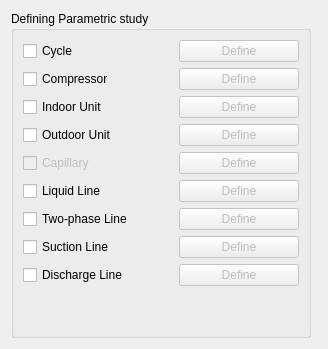
      <widget class="QWidget" name="tab_5">
       <attribute name="title">
        <string>Parametrics</string>
       </attribute>
       <layout class="QVBoxLayout" name="verticalLayout_48">
        <item>
         <layout class="QHBoxLayout" name="horizontalLayout_37">
          <item>
           <widget class="QGroupBox" name="groupBox_3">
            <property name="title">
             <string>Defining Parametric study</string>
            </property>
            <layout class="QVBoxLayout" name="verticalLayout_39">
             <item>
              <layout class="QHBoxLayout" name="horizontalLayout_42">
               <item>
                <widget class="QCheckBox" name="Parametric_cycle">
                 <property name="text">
                  <string>Cycle</string>
                 </property>
                </widget>
               </item>
               <item>
                <spacer name="horizontalSpacer_42">
                 <property name="orientation">
                  <enum>Qt::Horizontal</enum>
                 </property>
                 <property name="sizeType">
                  <enum>QSizePolicy::Minimum</enum>
                 </property>
                 <property name="sizeHint" stdset="0">
                  <size>
                   <width>40</width>
                   <height>20</height>
                  </size>
                 </property>
                </spacer>
               </item>
               <item>
                <widget class="QPushButton" name="Parametric_cycle_button">
                 <property name="enabled">
                  <bool>false</bool>
                 </property>
                 <property name="sizePolicy">
                  <sizepolicy hsizetype="Minimum" vsizetype="Fixed">
                   <horstretch>0</horstretch>
                   <verstretch>0</verstretch>
                  </sizepolicy>
                 </property>
                 <property name="minimumSize">
                  <size>
                   <width>120</width>
                   <height>0</height>
                  </size>
                 </property>
                 <property name="maximumSize">
                  <size>
                   <width>16777215</width>
                   <height>16777215</height>
                  </size>
                 </property>
                 <property name="text">
                  <string>Define</string>
                 </property>
                </widget>
               </item>
              </layout>
             </item>
             <item>
              <layout class="QHBoxLayout" name="horizontalLayout_25">
               <item>
                <widget class="QCheckBox" name="Parametric_compressor">
                 <property name="text">
                  <string>Compressor</string>
                 </property>
                </widget>
               </item>
               <item>
                <spacer name="horizontalSpacer_34">
                 <property name="orientation">
                  <enum>Qt::Horizontal</enum>
                 </property>
                 <property name="sizeType">
                  <enum>QSizePolicy::Minimum</enum>
                 </property>
                 <property name="sizeHint" stdset="0">
                  <size>
                   <width>40</width>
                   <height>20</height>
                  </size>
                 </property>
                </spacer>
               </item>
               <item>
                <widget class="QPushButton" name="Parametric_compressor_button">
                 <property name="enabled">
                  <bool>false</bool>
                 </property>
                 <property name="sizePolicy">
                  <sizepolicy hsizetype="Minimum" vsizetype="Fixed">
                   <horstretch>0</horstretch>
                   <verstretch>0</verstretch>
                  </sizepolicy>
                 </property>
                 <property name="minimumSize">
                  <size>
                   <width>120</width>
                   <height>0</height>
                  </size>
                 </property>
                 <property name="maximumSize">
                  <size>
                   <width>16777215</width>
                   <height>16777215</height>
                  </size>
                 </property>
                 <property name="text">
                  <string>Define</string>
                 </property>
                </widget>
               </item>
              </layout>
             </item>
             <item>
              <layout class="QHBoxLayout" name="horizontalLayout_26">
               <item>
                <widget class="QCheckBox" name="Parametric_evaporator">
                 <property name="text">
                  <string>Indoor Unit</string>
                 </property>
                </widget>
               </item>
               <item>
                <spacer name="horizontalSpacer_35">
                 <property name="orientation">
                  <enum>Qt::Horizontal</enum>
                 </property>
                 <property name="sizeType">
                  <enum>QSizePolicy::Minimum</enum>
                 </property>
                 <property name="sizeHint" stdset="0">
                  <size>
                   <width>40</width>
                   <height>20</height>
                  </size>
                 </property>
                </spacer>
               </item>
               <item>
                <widget class="QPushButton" name="Parametric_evaporator_button">
                 <property name="enabled">
                  <bool>false</bool>
                 </property>
                 <property name="sizePolicy">
                  <sizepolicy hsizetype="Minimum" vsizetype="Fixed">
                   <horstretch>0</horstretch>
                   <verstretch>0</verstretch>
                  </sizepolicy>
                 </property>
                 <property name="minimumSize">
                  <size>
                   <width>120</width>
                   <height>0</height>
                  </size>
                 </property>
                 <property name="maximumSize">
                  <size>
                   <width>16777215</width>
                   <height>16777215</height>
                  </size>
                 </property>
                 <property name="text">
                  <string>Define</string>
                 </property>
                </widget>
               </item>
              </layout>
             </item>
             <item>
              <layout class="QHBoxLayout" name="horizontalLayout_35">
               <item>
                <widget class="QCheckBox" name="Parametric_condenser">
                 <property name="text">
                  <string>Outdoor Unit</string>
                 </property>
                </widget>
               </item>
               <item>
                <spacer name="horizontalSpacer_36">
                 <property name="orientation">
                  <enum>Qt::Horizontal</enum>
                 </property>
                 <property name="sizeType">
                  <enum>QSizePolicy::Minimum</enum>
                 </property>
                 <property name="sizeHint" stdset="0">
                  <size>
                   <width>40</width>
                   <height>20</height>
                  </size>
                 </property>
                </spacer>
               </item>
               <item>
                <widget class="QPushButton" name="Parametric_condenser_button">
                 <property name="enabled">
                  <bool>false</bool>
                 </property>
                 <property name="sizePolicy">
                  <sizepolicy hsizetype="Minimum" vsizetype="Fixed">
                   <horstretch>0</horstretch>
                   <verstretch>0</verstretch>
                  </sizepolicy>
                 </property>
                 <property name="minimumSize">
                  <size>
                   <width>120</width>
                   <height>0</height>
                  </size>
                 </property>
                 <property name="maximumSize">
                  <size>
                   <width>16777215</width>
                   <height>16777215</height>
                  </size>
                 </property>
                 <property name="text">
                  <string>Define</string>
                 </property>
                </widget>
               </item>
              </layout>
             </item>
             <item>
              <layout class="QHBoxLayout" name="horizontalLayout_36">
               <item>
                <widget class="QCheckBox" name="Parametric_capillary">
                 <property name="enabled">
                  <bool>false</bool>
                 </property>
                 <property name="text">
                  <string>Capillary</string>
                 </property>
                </widget>
               </item>
               <item>
                <spacer name="horizontalSpacer_37">
                 <property name="orientation">
                  <enum>Qt::Horizontal</enum>
                 </property>
                 <property name="sizeType">
                  <enum>QSizePolicy::Minimum</enum>
                 </property>
                 <property name="sizeHint" stdset="0">
                  <size>
                   <width>40</width>
                   <height>20</height>
                  </size>
                 </property>
                </spacer>
               </item>
               <item>
                <widget class="QPushButton" name="Parametric_capillary_button">
                 <property name="enabled">
                  <bool>false</bool>
                 </property>
                 <property name="sizePolicy">
                  <sizepolicy hsizetype="Minimum" vsizetype="Fixed">
                   <horstretch>0</horstretch>
                   <verstretch>0</verstretch>
                  </sizepolicy>
                 </property>
                 <property name="minimumSize">
                  <size>
                   <width>120</width>
                   <height>0</height>
                  </size>
                 </property>
                 <property name="maximumSize">
                  <size>
                   <width>16777215</width>
                   <height>16777215</height>
                  </size>
                 </property>
                 <property name="text">
                  <string>Define</string>
                 </property>
                </widget>
               </item>
              </layout>
             </item>
             <item>
              <layout class="QHBoxLayout" name="horizontalLayout_41">
               <item>
                <widget class="QCheckBox" name="Parametric_liquid">
                 <property name="text">
                  <string>Liquid Line</string>
                 </property>
                </widget>
               </item>
               <item>
                <spacer name="horizontalSpacer_41">
                 <property name="orientation">
                  <enum>Qt::Horizontal</enum>
                 </property>
                 <property name="sizeType">
                  <enum>QSizePolicy::Minimum</enum>
                 </property>
                 <property name="sizeHint" stdset="0">
                  <size>
                   <width>40</width>
                   <height>20</height>
                  </size>
                 </property>
                </spacer>
               </item>
               <item>
                <widget class="QPushButton" name="Parametric_liquid_button">
                 <property name="enabled">
                  <bool>false</bool>
                 </property>
                 <property name="sizePolicy">
                  <sizepolicy hsizetype="Minimum" vsizetype="Fixed">
                   <horstretch>0</horstretch>
                   <verstretch>0</verstretch>
                  </sizepolicy>
                 </property>
                 <property name="minimumSize">
                  <size>
                   <width>120</width>
                   <height>0</height>
                  </size>
                 </property>
                 <property name="maximumSize">
                  <size>
                   <width>16777215</width>
                   <height>16777215</height>
                  </size>
                 </property>
                 <property name="text">
                  <string>Define</string>
                 </property>
                </widget>
               </item>
              </layout>
             </item>
             <item>
              <layout class="QHBoxLayout" name="horizontalLayout_40">
               <item>
                <widget class="QCheckBox" name="Parametric_2phase">
                 <property name="text">
                  <string>Two-phase Line</string>
                 </property>
                </widget>
               </item>
               <item>
                <spacer name="horizontalSpacer_40">
                 <property name="orientation">
                  <enum>Qt::Horizontal</enum>
                 </property>
                 <property name="sizeType">
                  <enum>QSizePolicy::Minimum</enum>
                 </property>
                 <property name="sizeHint" stdset="0">
                  <size>
                   <width>40</width>
                   <height>20</height>
                  </size>
                 </property>
                </spacer>
               </item>
               <item>
                <widget class="QPushButton" name="Parametric_2phase_button">
                 <property name="enabled">
                  <bool>false</bool>
                 </property>
                 <property name="sizePolicy">
                  <sizepolicy hsizetype="Minimum" vsizetype="Fixed">
                   <horstretch>0</horstretch>
                   <verstretch>0</verstretch>
                  </sizepolicy>
                 </property>
                 <property name="minimumSize">
                  <size>
                   <width>120</width>
                   <height>0</height>
                  </size>
                 </property>
                 <property name="maximumSize">
                  <size>
                   <width>16777215</width>
                   <height>16777215</height>
                  </size>
                 </property>
                 <property name="text">
                  <string>Define</string>
                 </property>
                </widget>
               </item>
              </layout>
             </item>
             <item>
              <layout class="QHBoxLayout" name="horizontalLayout_39">
               <item>
                <widget class="QCheckBox" name="Parametric_suction">
                 <property name="text">
                  <string>Suction Line</string>
                 </property>
                </widget>
               </item>
               <item>
                <spacer name="horizontalSpacer_39">
                 <property name="orientation">
                  <enum>Qt::Horizontal</enum>
                 </property>
                 <property name="sizeType">
                  <enum>QSizePolicy::Minimum</enum>
                 </property>
                 <property name="sizeHint" stdset="0">
                  <size>
                   <width>40</width>
                   <height>20</height>
                  </size>
                 </property>
                </spacer>
               </item>
               <item>
                <widget class="QPushButton" name="Parametric_suction_button">
                 <property name="enabled">
                  <bool>false</bool>
                 </property>
                 <property name="sizePolicy">
                  <sizepolicy hsizetype="Minimum" vsizetype="Fixed">
                   <horstretch>0</horstretch>
                   <verstretch>0</verstretch>
                  </sizepolicy>
                 </property>
                 <property name="minimumSize">
                  <size>
                   <width>120</width>
                   <height>0</height>
                  </size>
                 </property>
                 <property name="maximumSize">
                  <size>
                   <width>16777215</width>
                   <height>16777215</height>
                  </size>
                 </property>
                 <property name="text">
                  <string>Define</string>
                 </property>
                </widget>
               </item>
              </layout>
             </item>
             <item>
              <layout class="QHBoxLayout" name="horizontalLayout_38">
               <item>
                <widget class="QCheckBox" name="Parametric_discharge">
                 <property name="text">
                  <string>Discharge Line</string>
                 </property>
                </widget>
               </item>
               <item>
                <spacer name="horizontalSpacer_38">
                 <property name="orientation">
                  <enum>Qt::Horizontal</enum>
                 </property>
                 <property name="sizeType">
                  <enum>QSizePolicy::Minimum</enum>
                 </property>
                 <property name="sizeHint" stdset="0">
                  <size>
                   <width>40</width>
                   <height>20</height>
                  </size>
                 </property>
                </spacer>
               </item>
               <item>
                <widget class="QPushButton" name="Parametric_discharge_button">
                 <property name="enabled">
                  <bool>false</bool>
                 </property>
                 <property name="sizePolicy">
                  <sizepolicy hsizetype="Minimum" vsizetype="Fixed">
                   <horstretch>0</horstretch>
                   <verstretch>0</verstretch>
                  </sizepolicy>
                 </property>
                 <property name="minimumSize">
                  <size>
                   <width>120</width>
                   <height>0</height>
                  </size>
                 </property>
                 <property name="maximumSize">
                  <size>
                   <width>16777215</width>
                   <height>16777215</height>
                  </size>
                 </property>
                 <property name="text">
                  <string>Define</string>
                 </property>
                </widget>
               </item>
              </layout>
             </item>
             <item>
              <spacer name="verticalSpacer_7">
               <property name="orientation">
                <enum>Qt::Vertical</enum>
               </property>
               <property name="sizeHint" stdset="0">
                <size>
                 <width>20</width>
                 <height>40</height>
                </size>
               </property>
              </spacer>
             </item>
            </layout>
           </widget>
          </item>
          <item>
           <widget class="QWidget" name="parametric_data_table" native="true"/>
          </item>
         </layout>
        </item>
       </layout>
      </widget>
